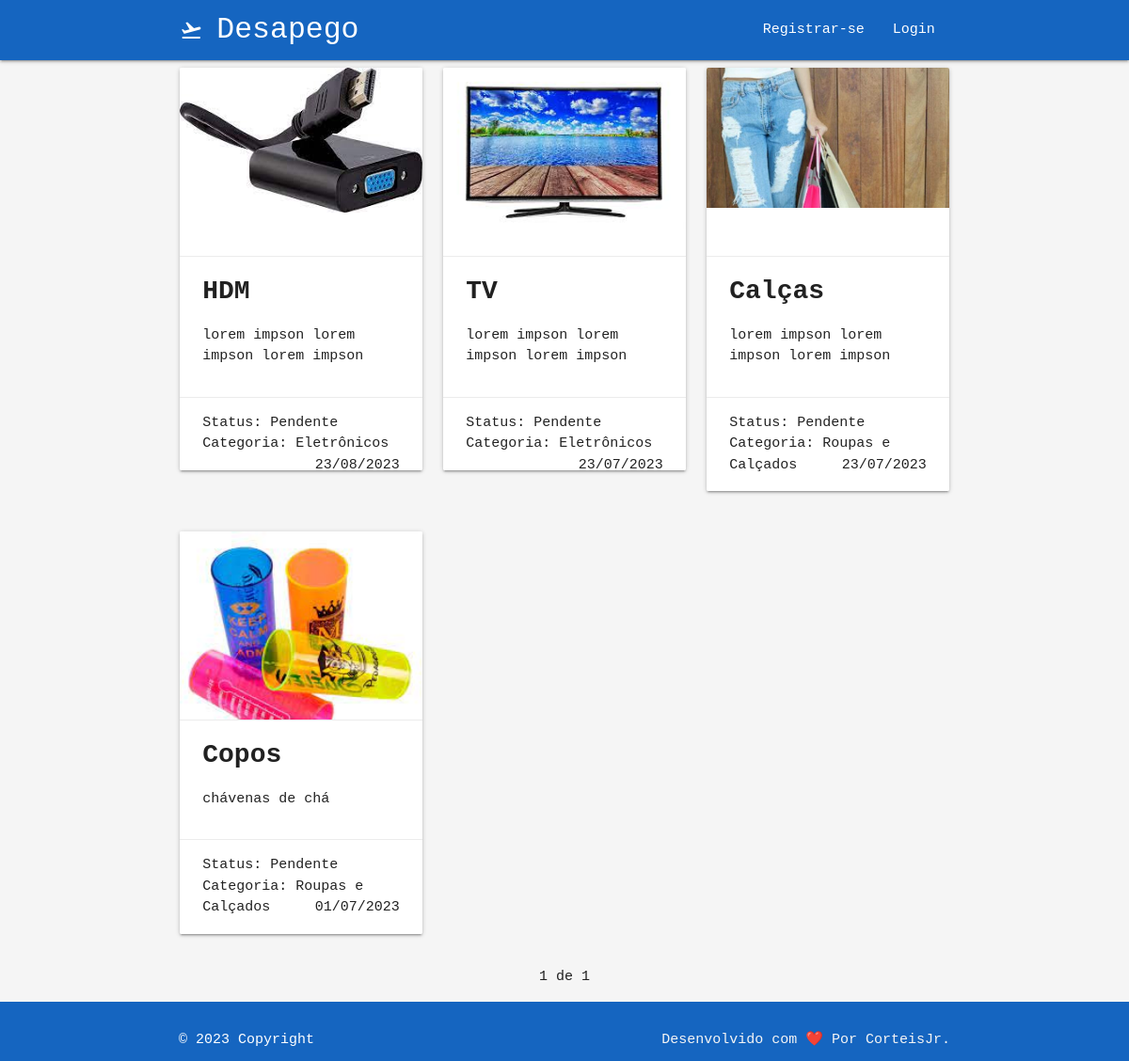
The page / on the database its author committed.
### doeja/models/Donations.py (models this page shows, shortened)
class Donation(TimestampedModel):
    user = models.ForeignKey(Profile, on_delete=models.CASCADE)
    name_of_object = models.CharField(max_length=100, null=True, blank=True)
    description = models.CharField(max_length=255, null=True, blank=True)
    date_of_donation = models.DateField(default=None, null=True, blank=True)
    status = models.IntegerField(choices=DONATION_STATUS, default=1)
    picture = models.ImageField(null=True, blank=True)
    category = models.IntegerField(choices=CATEGORY_CHOICES, default=1)
    likes = models.ManyToManyField(User, related_name='likes', blank=True)

### doeja/views/HomeView.py (the view)
def list_donation_view(request):
    name_of_object = request.GET.get("name_of_object")
    description = request.GET.get('description')
    date_of_donation = request.GET.get('date_of_donation')
    status = request.GET.get('status')
    picture = request.GET.get('picture')
    category = request.GET.get('category')
    donations_list = Donation.objects.all().order_by('-created_at')
    if name_of_object is not None:
        donations = donations.filter(name_of_object__icontains=name_of_object)
    if description is not None:
        donations = donations.filter(description__id=description)
    if date_of_donation is not None:
        donations = donations.filter(date_of_donation__id=date_of_donation)
    if status is not None:
        donations = donations.filter(status__id=status)
    if picture is not None:
        donations = donations.filter(picture__id=picture)
    if category is not None:
        donations = donations.filter(category__id=category)
    paginator = Paginator(donations_list , 8 )
    page = request.GET.get("page")
    donations = paginator.get_page(page)
    context={
        'donations' : donations
    }
    return render(
        request, template_name='home/home.html', context=context
    )

### doeja/templates/home/home.html (shortened to what this page needs)
{% extends 'base.html' %} {% load static %} {% block title%}Doações {% endblock%}
{% block content %}
<div>
  <div class="container">
    <div class="row">
      {% for donation in donations %}
        <div class="col s12 m4">
          <div class="card">
            {% if donation.picture %}
              <div class="card-image">
                <img src="{{ donation.picture.url }}" alt="{{ donation.name_of_object }}">
              </div>
              {% endif %}
              <div class="card-action">
              <span class="text-black h3" style="font-weight: bold; font-size: 28px;">{{ donation.name_of_object }}</span>
              <p>{{ donation.description }}</p>
            </div>
            <div class="card-action">
              <span>Status: {{ donation.get_status_display }}</span>
              <br/>
              <span>Categoria: {{ donation.get_category_display }}</span>
              <span class="right">{{ donation.created_at|date:"d/m/Y" }}</span>
            </div>
          </div>
        </div>
        {% if forloop.counter|divisibleby:3 and not forloop.last %}
          </div><div class="row">
        {% endif %}
        {% endfor %}
      </div>
      <div class="pagination center">
        <ul class="pagination">
            <span class="current">
              {{ donations.number}} de {{ donations.paginator.num_pages}}
            </span>
        </ul>
    </div>
    </div>
  </div>
{% endblock content %}

### doeja/static/css/style.css (style rules this page uses)
body { font-family: 'Roboto Mono', monospace; }

### doeja/templates/home/home.html (style rules this page uses)
.card-image { object-fit: cover; height: 200px; width: 100%; }

### rows shown on the page
Donation: picture (picture), name_of_object "HDM", description "lorem impson lorem impson lorem impson", status "Pendente", category "Eletrônicos", created_at "23/08/2023"
Donation: picture (picture), name_of_object "TV", description "lorem impson lorem impson lorem impson", status "Pendente", category "Eletrônicos", created_at "23/07/2023"
Donation: picture (picture), name_of_object "Calças", description "lorem impson lorem impson lorem impson", status "Pendente", category "Roupas e Calçados", created_at "23/07/2023"
Donation: picture (picture), name_of_object "Copos", description "chávenas de chá", status "Pendente", category "Roupas e Calçados", created_at "01/07/2023"

### other values the page prints
{{ donations.number }} "1"
{{ donations.paginator.num_pages }} "1"
